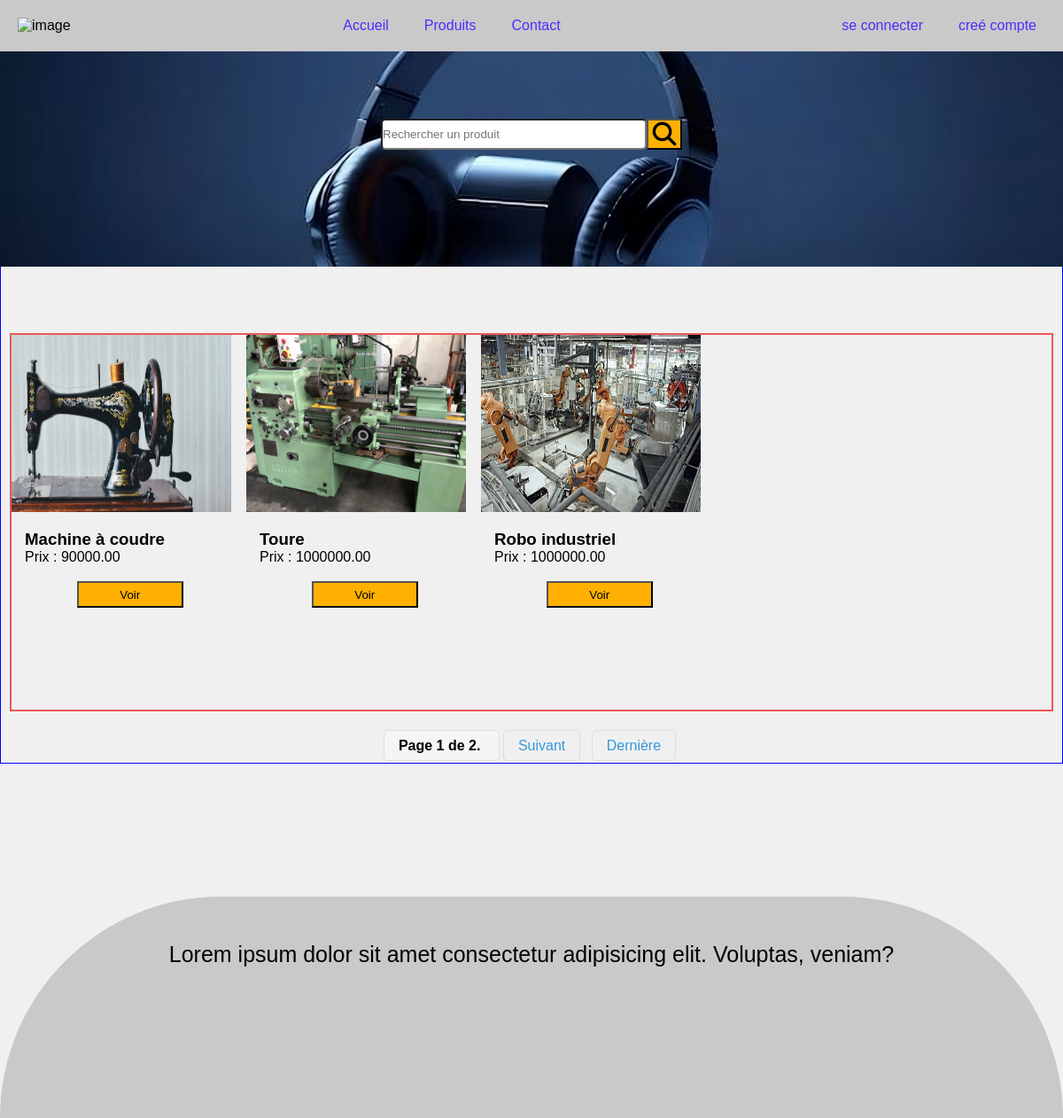
The page /product-list-mach/ on the database its author committed.
### siteweb/models.py (models this page shows, shortened)
class Products(models.Model):
    author = models.ForeignKey(get_user_model(), on_delete=models.CASCADE)
    category = models.ForeignKey(Category, on_delete=models.SET_NULL, null=True, blank=True)
    name = models.CharField(max_length=100)
    description = models.TextField(max_length=300)
    price = models.DecimalField(max_digits=10, decimal_places=2)
    stock = models.PositiveIntegerField()
    slug = models.CharField(max_length=100, unique=True, blank=True)
    status = models.BooleanField(default=True)
    date_on = models.DateTimeField(auto_now_add=True)
    image = models.ImageField(upload_to='products', blank=True, null=True)

### siteweb/views.py (the view)
# urls.py: path('product-list-mach/',ListProductsMachine.as_view(), name='list-product-machine'),
class ListProductsMachine(ListView):
    template_name = 'siteweb/machineProduct.html'
    model = Products
    context_object_name = 'products'
    paginate_by = 3
    def get_queryset(self):
        q = self.request.GET.get('q')
        if q:
            return Products.objects.filter(name__icontains=q, status=True)
        return Products.objects.filter(category=Category.objects.get(name='Machines').id, status=True)

### siteweb/templates/siteweb/machineProduct.html (shortened to what this page needs)
{% extends 'index1.html' %}
{% block header %}
{% load static %}
<link rel="stylesheet" href="{% static 'siteweb/css/product.css' %}">
<link rel="stylesheet" href="https://cdnjs.cloudflare.com/ajax/libs/font-awesome/6.6.0/css/all.min.css" />
{% endblock %}
{% block container %}
<div class="product-container">
    <div class="accueil-image">
        <form method="GET" action="{% url 'products' %}" class="search-form">
            <input type="search" name="q" placeholder="Rechercher un produit">
            <button type="submit" class="search-buttom"></button>
        </form>
    </div>
    <div class="container-article">
        {% for product in products %}
        <article>
            <a href="{% url 'detail-product' slug=product.slug %}">
                {% if product.image %}
                <div class="image-carte">
                    <img src="{{ product.image.url }}" alt="image">
                </div>
                {% else %}
                <div class="image-carte">
                    <img src="{% static 'siteweb/images/image.png' %}" alt="image">
                </div>
                {% endif %}
            </a>
            <h3 style="margin-top: 20px; margin-left: 15px;">{{product.name}}</h3>
            <p style=" margin-left: 15px; margin-bottom: 0px;">
                Prix : {{product.price}}<br><br>
                <a href="{% url 'detail-product' slug=product.slug %}"><button type="button">Voir</button></a>
            </p>
        </article>
        {% endfor %}
    </div>
    <div class="pagination">
        <span class="step-links">
            <span class="current">
                Page {{ page_obj.number }} de {{ page_obj.paginator.num_pages }}.
            </span>
            {% if page_obj.has_next %}
            <a href="?page={{ page_obj.next_page_number }}">Suivant</a>
            <a href="?page={{ page_obj.paginator.num_pages }}">Dernière</a>
            {% endif %}
        </span>
    </div>
</div>
{% endblock %}

### siteweb/static/css/styles1.css (style rules this page uses)
* { margin: 0; padding: 0; box-sizing: border-box; }
body { font-family: Arial, sans-serif; }

### siteweb/static/siteweb/css/product.css (style rules this page uses)
body { background-color:#f0f0f0 ; }
.product-container { width: 100%; height: auto; border: solid 1px blue; margin-bottom: 100px; }
.container-article { display: grid; grid-template-columns: repeat(5,250px); grid-template-rows: repeat(7,auto); gap: 15px; margin-left: 10px; margin-right: 10px; margin-bottom: 10px; border: #eb5858 2px solid; padding-bottom: 25px; }
button { width: 120px; height: 30px; background-color: #ffb000; margin-left: 25%; margin-right: 25%; }
.image-carte { width: 248px; max-width: 248px; height: 200px; object-fit: contain; }
.image-carte img { width: 100%; height: 200px; }
.pagination { text-align: center; margin-top: 20px; }
.pagination .step-links a { color: #3498db; padding: 8px 16px; margin: 0 4px; border: 1px solid #ddd; border-radius: 5px; text-decoration: none; }
.pagination .step-links .current { padding: 8px 16px; border: 1px solid #ddd; border-radius: 5px; background-color: #f5f5f5; }
.pagination .step-links { display: inline-block; padding: 10px; }
.pagination .step-links a { color: #3498db; padding: 8px 16px; margin: 0 4px; border: 1px solid #ddd; border-radius: 5px; text-decoration: none; transition: background-color 0.3s ease; }
.pagination .step-links .current { padding: 8px 16px; border: 1px solid #ddd; border-radius: 5px; background-color: #f5f5f5; font-weight: bold; }
.search-form button { padding: 0px; margin: 0px; }
.search-form { display: flex; justify-content: center; align-items: center; position: relative; z-index: 2; }
.accueil-image { width: 100%; height: 300px; border: solid 1px; margin-bottom: 75px; display: flex; justify-content: center; align-items: center; }
input { height: 35px; width: 300px; border-radius: 5px; }
.search-buttom { width: 40px; height: 35px; }

### rows shown on the page
Products: image (picture), name "Machine à coudre", price "90000.00"
Products: image (picture), name "Toure", price "1000000.00"
Products: image (picture), name "Robo industriel", price "1000000.00"

### other values the page prints
{{ page_obj.number }} "1"
{{ page_obj.paginator.num_pages }} "2"
